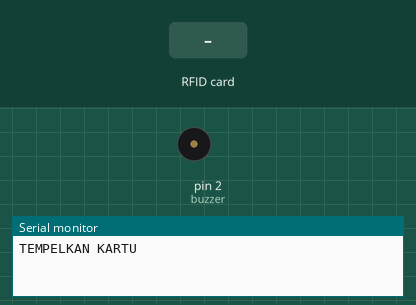
Simulated run of this sketch. Board: Arduino Uno, built with avr-gcc and run on an emulated ATmega328P. Parts: buzzer (waves = sounding, pin HIGH), the last lines printed to the serial monitor. Wiring (inferred from the names in the program): IR receiver: data pin 3. Inputs (shaded band) come from the test bench. Pins used as bus, display or sensor lines are not drawn.

Above: at 1.4 s.
1.5 s: RFID card 5E 7A 19 C4 held to the reader
At 2.5 s:
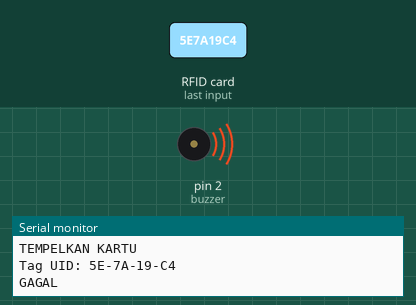
Timing chart, 0 to 4.5 s (numbered marks = the images above; inputs shaded):
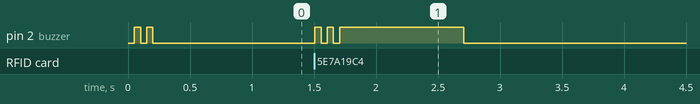

Measured:
- after the input at 1.5 s, pin 2 (buzzer): goes HIGH 0.05 s, LOW 0.05 s, HIGH 0.05 s, LOW 0.05 s, HIGH 1.0 s, then LOW, starting at once

The sketch:

RFID.ino
```cpp
//INISIALISASI
#include <SPI.h>
#include <MFRC522.h>

String uidString;
int IR=3;
int kunci=0;
int buzzer=2;
#define SS_PIN 10
#define RST_PIN 9
MFRC522 mfrc522(SS_PIN, RST_PIN); // Creat MFRC522 instance.

void setup(){
  Serial.begin(9600);
  pinMode(buzzer,OUTPUT);
  pinMode(IR,INPUT);
  SPI.begin();    // Initiate SPI Bus
  mfrc522.PCD_Init();   // Initiate MFRC522
  buzzerOke();
  Serial.println("TEMPELKAN KARTU");
}

void buzzerOke(){         // Bunyi Kartu Terdaftar
  digitalWrite(buzzer,HIGH);
  delay(50);
  digitalWrite(buzzer,LOW);
  delay(50);
  digitalWrite(buzzer,HIGH);
  delay(50);
  digitalWrite(buzzer,LOW);
  delay(50);
}

void buzzerGagal(){       // Bunyi Kartu Tidak Terdaftar
  digitalWrite(buzzer,HIGH);
  delay(1000);
  digitalWrite(buzzer,LOW);
  delay(1000);
}

void berhasil(){
  Serial.println("BERHASIL");
  buzzerOke();
  Serial.println("Silahkan Masuk!");
  kunci=1;
}

void readRFID(){
  mfrc522.PICC_ReadCardSerial();
  //Buzzer menyala saat membaca kartu benar
  buzzerOke();
  //Pembatas bisa dirubah sesuai keinginan, disini yang digunakan "-"
  uidString = String(mfrc522.uid.uidByte[0],HEX) + "-" +
              String(mfrc522.uid.uidByte[1],HEX) + "-" +
              String(mfrc522.uid.uidByte[2],HEX) + "-" +
              String(mfrc522.uid.uidByte[3],HEX);
              uidString.toUpperCase();
}

void loop(){
  //BACA DATA
  int bacaIR=digitalRead(IR);

  if (mfrc522.PICC_IsNewCardPresent() && kunci==0){
    readRFID();
    Serial.print("Tag UID: ");
    Serial.println(uidString);
    if(uidString=="C3-45-96-15"){ // Sesuaikan dengan ID Kartu 1
      berhasil();
    }
    else if(uidString=="FC-37-FB-38"){ // Sesuaikan dengan ID Kartu 2
      berhasil();
    }
    else{
      Serial.println("GAGAL");
      buzzerGagal();
    }
  }
    if(bacaIR==0 && kunci==1){  // Program Sensor IR
      buzzerOke();
      Serial.println("SUDAH MASUK");
      delay(500);
      Serial.println("PALANG DITUTUP");
      delay(500);
      Serial.println("TEMPELKAN KARTU");
      kunci=0;
    }
    else{

    }
}
```
